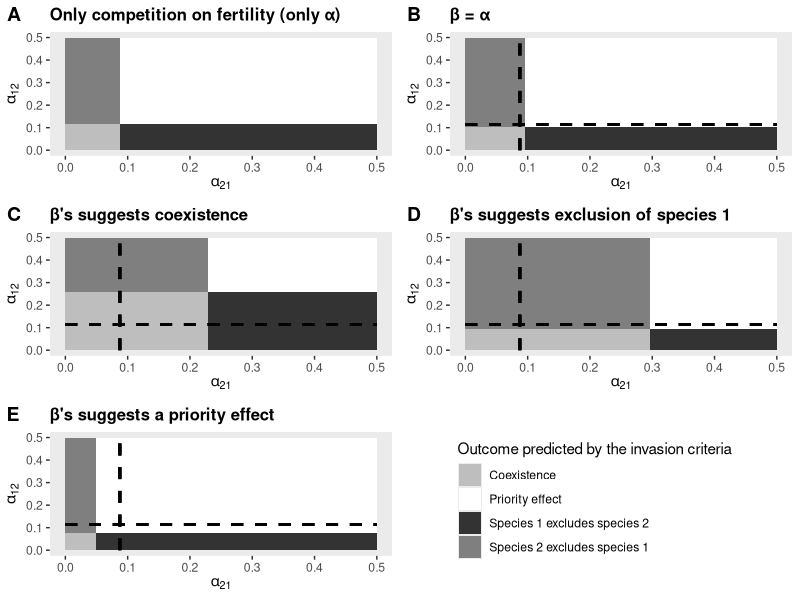

R code for this plot:
### GAEL BARDON ###
### 2/11/2020 ###
### Computation of the invasion criteria over alpha_ij and alpha_ji in the M&B model with three situations suggested by beta coefficients 

library("gridExtra")
library(ggplot2)
library(cowplot)

## Function to compute the border of the outcome domains on alpha from invasion criteria
computation_border_combined <- function(pi1,pi2, gamma1,gamma2, phi1,phi2, sa1,sa2, alpha11, alpha22, beta11, beta12, beta21, beta22){
  C1 = phi1*(1-gamma1)
  D1 = pi1*gamma1*phi1/(1-sa1)
  E1=(1-gamma1)*(1-sa1)/gamma1
  C2 = phi2*(1-gamma2)
  D2 = pi2*gamma2*phi2/(1-sa2)
  E2=(1-gamma2)*(1-sa2)/gamma2
  n_a1 = (-(alpha11*(1-C1)+beta11*(pi1+E1))+sqrt((alpha11*(1-C1)+beta11*(pi1+E1))^2-4*E1*alpha11*beta11*(1-C1-D1)))/(2*E1*alpha11*beta11)
  n_j1 = (1-sa1)*n_a1/(gamma1*phi1-(1-sa1)*beta11*n_a1)
  n_a2 = (-(alpha22*(1-C2)+beta22*(pi2+E2))+sqrt((alpha22*(1-C2)+beta22*(pi2+E2))^2-4*E2*alpha22*beta22*(1-C2-D2)))/(2*E2*alpha22*beta22)
  n_j2 = (1-sa2)*n_a2/(gamma2*phi2-(1-sa2)*beta22*n_a2)
  alpha21_b = (D2/((1+beta21*n_j1)-C2)-1)*1/n_a1
  alpha12_b = (D1/((1+beta12*n_j2)-C1)-1)*1/n_a2
  return(c(alpha21_b,alpha12_b))
}

## Function to compute the border of the outcome domains from invasion criteria when beta=0 (From Fujiwara et al. but gives the same results if we use our method)
computation_border_only_alpha <- function(pi1,pi2, gamma1,gamma2, phi1,phi2, sa1,sa2, alpha11, alpha22){
  f1<-(1/(gamma1*phi1))*(1-sa1)*(1-phi1+gamma1*phi1)
  f2<-(1/(gamma2*phi2))*(1-sa2)*(1-phi2+gamma2*phi2)
  Rf1<-(pi1/f1)-1
  Rf2<-(pi2/f2)-1
  alpha12_b<-(Rf1/Rf2)*alpha22
  alpha21_b<-(Rf2/Rf1)*alpha11
  return(c(alpha21_b,alpha12_b))
} 

## Function to compute the border of the outcome domains from invasion criteria when beta=alpha 
computation_border_alpha_eq_beta <- function(pi1,pi2, gamma1,gamma2, phi1,phi2, sa1,sa2, alpha11, alpha22, beta11, beta22){
  C1 = phi1*(1-gamma1)
  D1 = pi1*gamma1*phi1/(1-sa1)
  E1=(1-gamma1)*(1-sa1)/gamma1
  C2 = phi2*(1-gamma2)
  D2 = pi2*gamma2*phi2/(1-sa2)
  E2=(1-gamma2)*(1-sa2)/gamma2
  n_a1 = (-(alpha11*(1-C1)+beta11*(pi1+E1))+sqrt((alpha11*(1-C1)+beta11*(pi1+E1))^2-4*E1*alpha11*beta11*(1-C1-D1)))/(2*E1*alpha11*beta11)
  n_j1 = (1-sa1)*n_a1/(gamma1*phi1-(1-sa1)*beta11*n_a1)
  n_a2 = (-(alpha22*(1-C2)+beta22*(pi2+E2))+sqrt((alpha22*(1-C2)+beta22*(pi2+E2))^2-4*E2*alpha22*beta22*(1-C2-D2)))/(2*E2*alpha22*beta22)
  n_j2 = (1-sa2)*n_a2/(gamma2*phi2-(1-sa2)*beta22*n_a2)
  
  alpha21_b = (-(n_j1+n_a1*(1-C2))+sqrt((n_j1+n_a1*(1-C2))^2+4*n_j1*n_a1*(D2+C2-1)))/(2*n_j1*n_a1)
  alpha12_b = (-(n_j2+n_a2*(1-C1))+sqrt((n_j2+n_a2*(1-C1))^2+4*n_j2*n_a2*(D1+C1-1)))/(2*n_j2*n_a2)
  return(c(alpha21_b,alpha12_b))
}


### Reference plot : invasion criteria with only alpha (beta=0)
border_ref <- computation_border_only_alpha(30,25,0.7,0.8,0.5,0.4,0.5,0.6,0.1,0.1)
rect_ref <- data.frame(xmin = c(0,border_ref[1],0,border_ref[1]),
                      xmax = c(border_ref[1], 0.5,border_ref[1],0.5),
                      ymin = c(0 , 0, border_ref[2],border_ref[2]),
                      ymax = c(border_ref[2],border_ref[2],0.5,0.5),
                      grp = factor(c('Coexistence','Species 1 excludes species 2','Species 2 excludes species 1','Priority effect')))

a <- ggplot(data=rect_ref, aes(x=c(0,0.5), y=c(0,0.5)))+
  geom_rect(data = rect_ref,aes(x = NULL,y = NULL,xmin = xmin,xmax = xmax,ymin = ymin,ymax = ymax, fill = grp)) +
  theme(panel.grid.major = element_blank(), panel.grid.minor = element_blank())+
  scale_fill_manual(values = c('grey',"white","grey20", "grey50"))+
  xlab(expression(alpha[21]))+ylab(expression(alpha[12]))+ guides(fill=guide_legend(title="Outcome predicted by the invasion criteria"))+ggtitle("Only competition on fertility (only \u03B1)")+ 
  theme(plot.title = element_text(size = 12, face = "bold"))

### Reference beta =alpha

border_alpha_eq_beta <- computation_border_alpha_eq_beta(30,25,0.7,0.8,0.5,0.4,0.5,0.6,0.1,0.1,0.1,0.1)


rect_alpha_eq_beta <- data.frame(xmin = c(0,border_alpha_eq_beta[1],0,border_alpha_eq_beta[1]),
                      xmax = c(border_alpha_eq_beta[1], 0.5,border_alpha_eq_beta[1],0.5),
                      ymin = c(0 , 0, border_alpha_eq_beta[2],border_alpha_eq_beta[2]),
                      ymax = c(border_alpha_eq_beta[2],border_alpha_eq_beta[2],0.5,0.5),
                      grp = factor(c('Coexistence','Species 1 excludes species 2','Species 2 excludes species 1','Priority effect')))
b <- ggplot(data=rect_alpha_eq_beta, aes(x=c(0,0.5), y=c(0,0.5)))+
  geom_rect(data = rect_alpha_eq_beta,aes(x = NULL,y = NULL,xmin = xmin,xmax = xmax,ymin = ymin,ymax = ymax, fill = grp)) +
  geom_segment(aes(x = 0, y = border_ref[2], xend = 0.5, yend = border_ref[2]), linetype="dashed", size=1)+
  geom_segment(aes(x = border_ref[1], y = 0, xend = border_ref[1], yend = 0.5), linetype="dashed", size=1)+
  theme(panel.grid.major = element_blank(), panel.grid.minor = element_blank())+
  scale_fill_manual(values = c('grey',"white","grey20", "grey50"))+
  xlab(expression(alpha[21]))+ylab(expression(alpha[12]))+ guides(fill=guide_legend(title="Outcome predicted by the invasion criteria"))+ggtitle("\u03B2 = \u03B1")+ 
  theme(plot.title = element_text(size = 12, face = "bold"))+theme(legend.position = "none")


### beta suggests coexistence 
coexistence_border <- computation_border_combined(30,25,0.7,0.8,0.5,0.4,0.5,0.6,0.1,0.1,0.1, 0.06, 0.06, 0.1)

rect_coexistence <- data.frame(xmin = c(0,coexistence_border[1],0,coexistence_border[1]),
                                    xmax = c(coexistence_border[1], 0.5,coexistence_border[1],0.5),
                                    ymin = c(0 , 0, coexistence_border[2],coexistence_border[2]),
                                    ymax = c(coexistence_border[2],coexistence_border[2],0.5,0.5),
                                    grp = factor(c('Coexistence','Species 1 excludes species 2','Species 2 excludes species 1','Priority effect')))
c <- ggplot(data=rect_coexistence, aes(x=c(0,0.5), y=c(0,0.5)))+
  geom_rect(data = rect_coexistence,aes(x = NULL,y = NULL,xmin = xmin,xmax = xmax,ymin = ymin,ymax = ymax, fill = grp)) +
  geom_segment(aes(x = 0, y = border_ref[2], xend = 0.5, yend = border_ref[2]), linetype="dashed", size=1)+
  geom_segment(aes(x = border_ref[1], y = 0, xend = border_ref[1], yend = 0.5), linetype="dashed", size=1)+
  theme(panel.grid.major = element_blank(), panel.grid.minor = element_blank())+
  scale_fill_manual(values = c('grey',"white","grey20", "grey50"))+
  xlab(expression(alpha[21]))+ylab(expression(alpha[12]))+ guides(fill=guide_legend(title="Outcome predicted by the invasion criteria"))+ggtitle("\u03B2's suggests coexistence ")+ 
  theme(plot.title = element_text(size = 12, face = "bold"))+theme(legend.position = "none")

### Beta suggest exclusion sp 2

exclu_sp2_border <- computation_border_combined(30,25,0.7,0.8,0.5,0.4,0.5,0.6,0.1,0.1,0.1,0.11,0.05,0.1)

rect_exclu_sp2 <- data.frame(xmin = c(0,exclu_sp2_border[1],0,exclu_sp2_border[1]),
                               xmax = c(exclu_sp2_border[1], 0.5,exclu_sp2_border[1],0.5),
                               ymin = c(0 , 0, exclu_sp2_border[2],exclu_sp2_border[2]),
                               ymax = c(exclu_sp2_border[2],exclu_sp2_border[2],0.5,0.5),
                               grp = factor(c('Coexistence','Species 1 excludes species 2','Species 2 excludes species 1','Priority effect')))
d <- ggplot(data=rect_exclu_sp2, aes(x=c(0,0.5), y=c(0,0.5)))+
  geom_rect(data = rect_exclu_sp2,aes(x = NULL,y = NULL,xmin = xmin,xmax = xmax,ymin = ymin,ymax = ymax, fill = grp)) +
  geom_segment(aes(x = 0, y = border_ref[2], xend = 0.5, yend = border_ref[2]), linetype="dashed", size=1)+
  geom_segment(aes(x = border_ref[1], y = 0, xend = border_ref[1], yend = 0.5), linetype="dashed", size=1)+
  theme(panel.grid.major = element_blank(), panel.grid.minor = element_blank())+
  scale_fill_manual(values = c('grey',"white","grey20", "grey50"))+
  xlab(expression(alpha[21]))+ylab(expression(alpha[12]))+ guides(fill=guide_legend(title="Outcome predicted by the invasion criteria"))+ggtitle("\u03B2's suggests exclusion of species 1")+ 
  theme(plot.title = element_text(size = 12, face = "bold"))+theme(legend.position = "none")

#### BEta suggests priority effect
PE_border <- computation_border_combined(30,25,0.7,0.8,0.5,0.4,0.5,0.6,0.1,0.1,0.1,0.12,0.12,0.1)

rect_priorityeffect <- data.frame(xmin = c(0,PE_border[1],0,PE_border[1]),
                             xmax = c(PE_border[1], 0.5,PE_border[1],0.5),
                             ymin = c(0 , 0, PE_border[2],PE_border[2]),
                             ymax = c(PE_border[2],PE_border[2],0.5,0.5),
                             grp = factor(c('Coexistence','Species 1 excludes species 2','Species 2 excludes species 1','Priority effect')))
e <- ggplot(data=rect_priorityeffect, aes(x=c(0,0.5), y=c(0,0.5)))+
  geom_rect(data = rect_priorityeffect,aes(x = NULL,y = NULL,xmin = xmin,xmax = xmax,ymin = ymin,ymax = ymax, fill = grp)) +
  geom_segment(aes(x = 0, y = border_ref[2], xend = 0.5, yend = border_ref[2]), linetype="dashed", size=1)+
  geom_segment(aes(x = border_ref[1], y = 0, xend = border_ref[1], yend = 0.5), linetype="dashed", size=1)+
  theme(panel.grid.major = element_blank(), panel.grid.minor = element_blank())+
  scale_fill_manual(values = c('grey',"white","grey20", "grey50"))+
  xlab(expression(alpha[21]))+ylab(expression(alpha[12]))+ guides(fill=guide_legend(title="Outcome predicted by the invasion criteria"))+ggtitle("\u03B2's suggests a priority effect")+ 
  theme(plot.title = element_text(size = 12, face = "bold"))+theme(legend.position = "none")

#### Combined figurewith labels
f <- get_legend(a)
a <- a + theme(legend.position = "none")
plot_grid(a, b,c,d,e,f, labels=c("A", "B","C","D", "E"), ncol = 2, nrow = 3)


